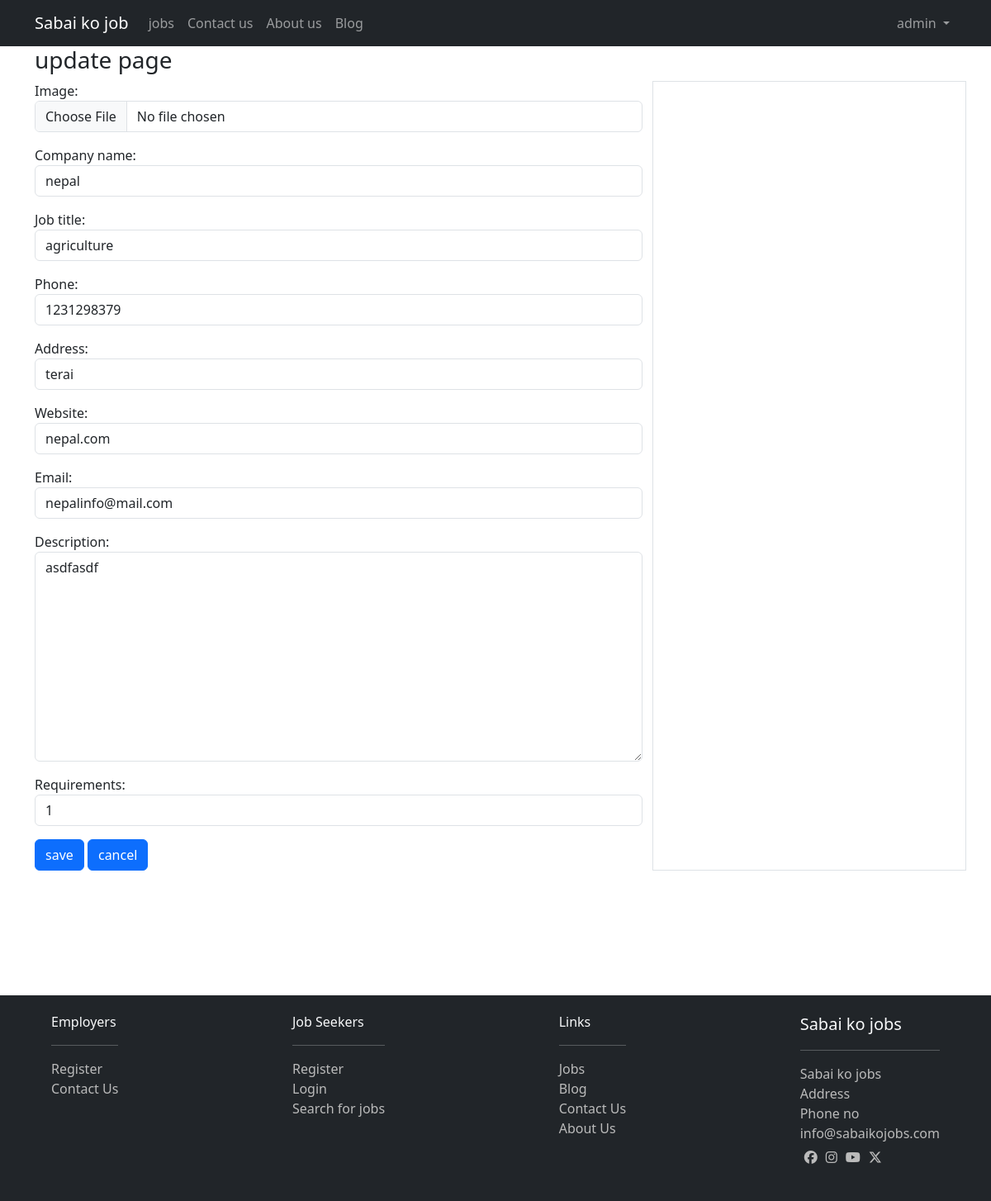
The app's page /update-job/nepal/ (signed in), older data.
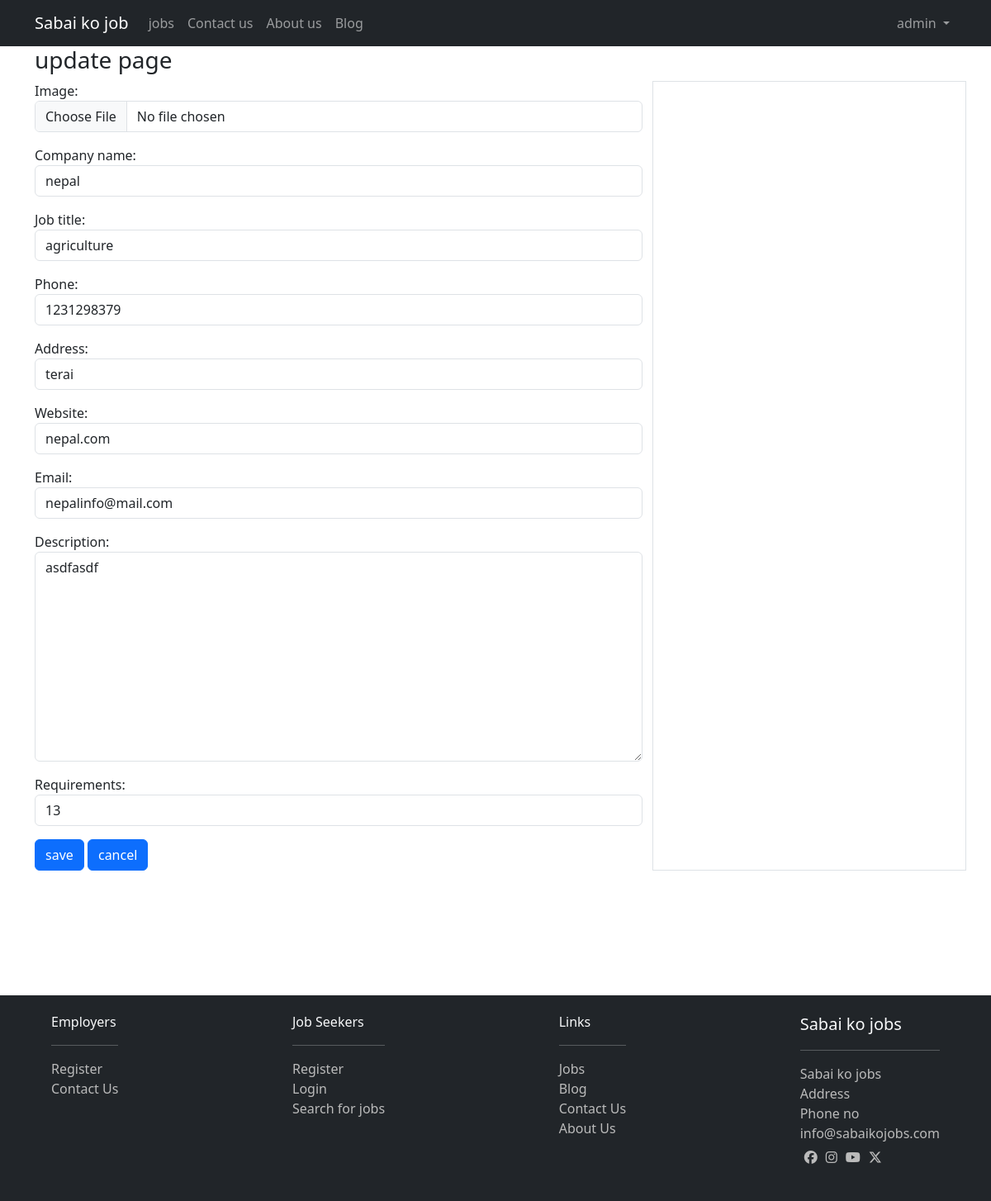
The same page, newer data.
### account/models.py (models this page shows)
class User(AbstractUser):
	pass

### jobs/models.py (models this page shows, shortened)
class TimeStampModel(models.Model):
	created_at = models.DateTimeField(auto_now_add = True)
	modified_at = models.DateTimeField(auto_now = True)
	class Meta:
		ordering = ['-modified_at','-created_at']

class CreateJob(TimeStampModel):
	image = models.ImageField(upload_to='posts',blank=True,null=True)
	company_name = models.CharField(max_length=255)
	job_title = models.CharField(max_length=255)
	phone = models.CharField(max_length=10)
	address = models.CharField(max_length=255)
	website = models.CharField(max_length=255,blank=True,null=True)
	email = models.EmailField(max_length=255)
	description = models.TextField()
	requirements = models.CharField(max_length=255)
	user = models.ForeignKey(settings.AUTH_USER_MODEL,on_delete=models.CASCADE,blank=True,null=True)
	slug = models.SlugField(blank=True,null=True)

### jobs/views.py (the view)
# urls.py: path('update-job/<slug:slug>/',updatejob,name="updatejob"),
def updatejob(request,slug):
	jobs_model = get_object_or_404(CreateJob,slug=slug,user = request.user)
	form = CreateJobForm(request.POST or None,request.FILES or None,instance=jobs_model)
	if form.is_valid():
		obj = form.save(commit = False)
		messages.add_message(request,messages.SUCCESS,'job information Updated!')
		obj.save()
		updated_slug = obj.company_name
		return redirect(reverse('jobs:detail',args=(slugify(obj.company_name),)))
	context = {'form':form,'jobs_model':jobs_model}
	return render(request,'updatejob.html',context)

### jobs/forms.py
class CreateJobForm(forms.ModelForm):
	class Meta:
		model = CreateJob
		exclude = ("user","slug",)
	def __init__(self,*args,**kwargs):
		super().__init__(*args,**kwargs)
		for field in self.fields:
			self.fields[field].widget.attrs.update({'class':'form-control'})

### jobs/templates/updatejob.html (shortened to what this page needs)
{% extends 'base.html' %}
{% block content %}
<h3>update page</h3>
<div class="row">
    <div class="col-8">
        <div>
            <form method="POST" enctype="multipart/form-data">
                {{ form.as_p }}
                <button type="submit" class="btn btn-primary" value="submit">save</button>
                {% if jobs_model.user == request.user %}
                    <a href="{% url 'jobs:detail' jobs_model.slug %}" class="btn btn-primary">cancel</a>
                {% endif %}
            </form>
        </div>
    </div>
    <div class="col-4 border">
    </div>
</div>
{% endblock %}

### templates/base.html (shortened to what this page needs)
{% load static %}
<!DOCTYPE html>
<html>
<head>
	<link rel="stylesheet" href="{% static 'css/footer.css' %}">
	<link rel="stylesheet" href="{% static 'css/aboutus.css' %}">
	<link rel="stylesheet" href="{% static 'css/contactus.css' %}">
	<link rel="stylesheet" href="{% static 'css/bootstrap.min.css' %}">
	<link rel="stylesheet" href="{% static 'css/home.css' %}">
	<link rel="stylesheet" href="{% static 'css/blog.css' %}">
</head>
<body>
	{% block navbar %}
		{% include 'navbar.html' %}
	{% endblock %}
	<div class="container body-container">
		{% block content %}
		{% endblock %}
	</div>
	{% block footer %}
		{% include 'footer.html' %}
	{% endblock %}
</body>
</html>

### templates/navbar.html (shortened to what this page needs)
<nav class="navbar navbar-expand-lg navbar-dark bg-dark">
    <div class="container">
        <a href="{% url 'jobs:home' %}" class="navbar-brand">Sabai ko job</a>
        <div class="collapse navbar-collapse" id="navbarCollapse">
            <div class="navbar-nav">
                <a href="{% url 'jobs:home' %}" class="nav-item nav-link">jobs</a>
                <a href="{% url 'jobs:contactus' %}" class="nav-item nav-link">Contact us</a>
                <a href="{% url 'jobs:aboutus' %}" class="nav-item nav-link">About us</a>
                <a href="{% url 'blog_post:articles' %}" class="nav-item nav-link">Blog</a>
            </div>
            <div class="navbar-nav ms-auto">
            {% if request.user.is_authenticated %}
            <li class="nav-item dropdown">
                {% if request.user.is_authenticated %}
                    <a class="nav-link dropdown-toggle" href="#" role="button" data-bs-toggle="dropdown" aria-expanded="false">
                    {{request.user}}
                    </a>
                {% endif %}
            </li>
            {% else %}
                <a href="{% url 'account:userlogin' %}" class="nav-item nav-link">Login</a>
                <a href="{% url 'account:usersignup' %}" class="nav-item nav-link">Register</a>
            {% endif %}
            </div>
        </div>
    </div>
</nav>

### templates/footer.html
<div class="footer bg-dark text-light">
	<div class="container">
		<div class="d-flex justify-content-between p-3">
			<div class="p-1">
				<div>
					<p class="fs-6">Employers</p><hr>
					<ul>
						<li><a href="{% url 'account:usersignup' %}">Register</a></li>
						<li><a href="{% url 'jobs:contactus' %}">Contact Us</a></li>
					</ul>
				</div>
			</div>
			<div class="p-1">
				<div>
					<p class="fs-6">Job Seekers</p><hr>
					<ul>
						<li><a href="{% url 'account:usersignup' %}">Register</a></li>
						<li><a href="{% url 'account:userlogin' %}">Login</a></li>
						<li><a href="{% url 'jobs:home' %}">Search for jobs</a></li>
					</ul>
				</div>
			</div>
			<div class="p-1">
				<div>
					<p class="fs-6">Links</p><hr>
					<ul>
						<li><a href="{% url 'account:usersignup' %}">Jobs</a></li>
						<li><a href="{% url 'blog_post:articles' %}">Blog</a></li>
						<li><a href="{% url 'jobs:contactus' %}">Contact Us</a></li>
						<li><a href="{% url 'jobs:aboutus' %}">About Us</a></li>
					</ul>
				</div>
			</div>
			<div class="p-1">
				<div>
					<p class="fs-5">Sabai ko jobs</p><hr>
					<ul class="info">
						<li><a href="#">Sabai ko jobs</a></li>
						<li><a href="#">Address</a></li>
						<li><a href="#">Phone no</a></li>
						<li><a href="#">info@sabaikojobs.com</a></li>
						<li>
							<div class="d-flex flex-row mb-3">
								<a href="#"><i class="fa-brands fa-facebook"></i></a>
								<a href="#"><i class="fa-brands fa-instagram"></i></a>
								<a href="#"><i class="fa-brands fa-youtube"></i></a>
								<a href="#"><i class="fa-brands fa-x-twitter"></i></a>
							</div>
						</li>
					</ul>
				</div>
			</div>
		</div>
	</div>
</div>

### staticfiles/css/footer.css (style rules this page uses)
.p-1 div ul li a { color: #BBBBBB; text-decoration: none; }
.p-1 div ul { padding: 0; margin: 0; }
.p-1 div ul li { list-style: none; }
.info li div a { padding: 5px; }
.footer { position: absolute; left: 0; right: 0; bottom: 0; }

### templates/base.html (style rules this page uses)
html { height: 100%; box-sizing: border-box; }
body { position: relative; margin: 0; min-height: 100%; padding-bottom: 400px; box-sizing: inherit; }
.body-container { min-height: 80vh; }

Row changes from the older to the newer data that the page shows:
changed CreateJob "nepal": requirements "1" → "13"
